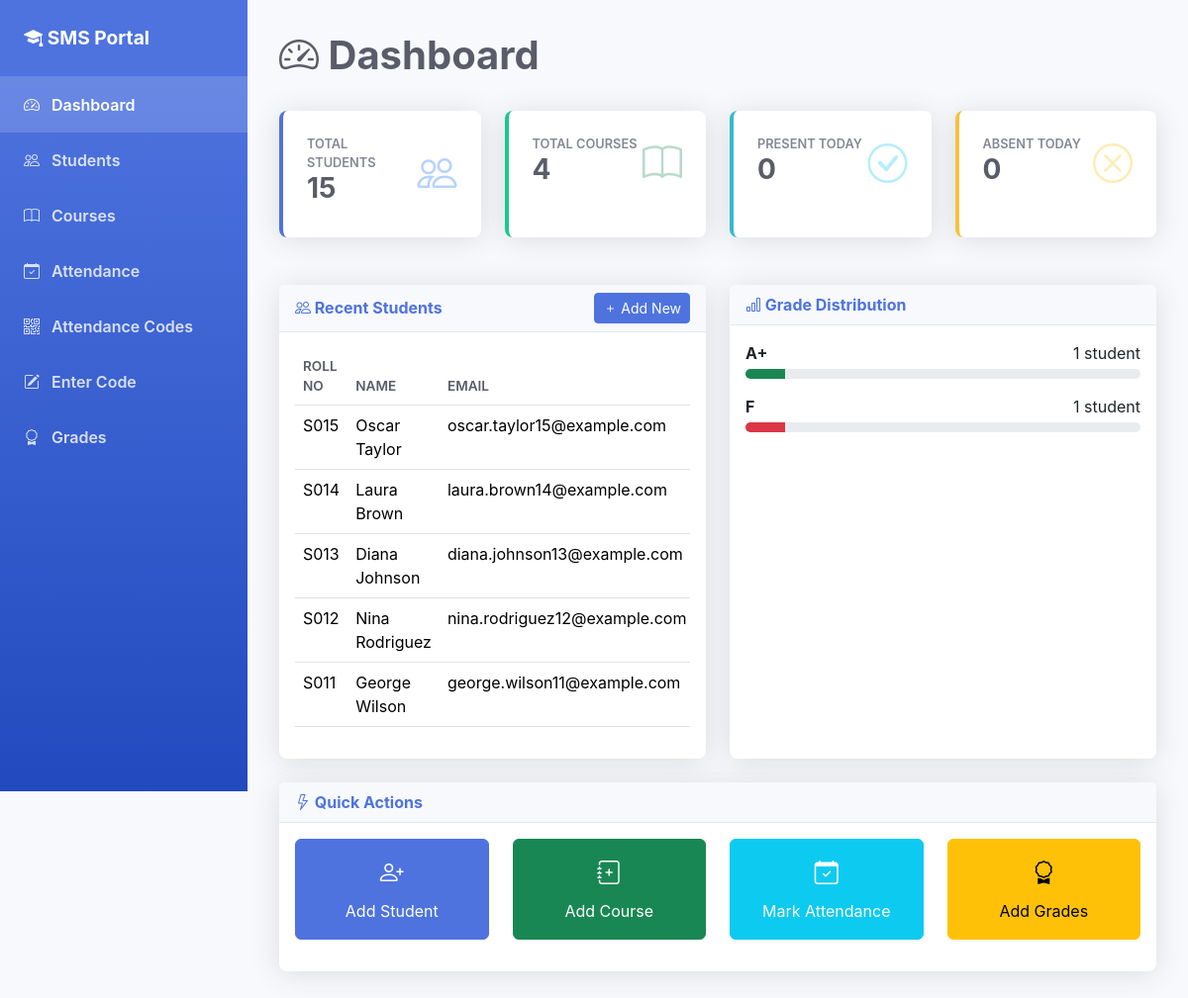
The page / on the database its author committed.
### students/models.py (models this page shows, shortened)
class Student(models.Model):
    GENDER_CHOICES = [
        ('M', 'Male'),
        ('F', 'Female'),
        ('O', 'Other'),
    ]
    roll_number = models.CharField(max_length=20, unique=True)
    first_name = models.CharField(max_length=50)
    last_name = models.CharField(max_length=50)
    email = models.EmailField(unique=True)
    phone = models.CharField(max_length=15, blank=True)
    gender = models.CharField(max_length=1, choices=GENDER_CHOICES, default='M')
    date_of_birth = models.DateField()
    address = models.TextField(blank=True)
    enrollment_date = models.DateField(auto_now_add=True)
    courses = models.ManyToManyField(Course, blank=True, related_name='students')
    is_active = models.BooleanField(default=True)
    photo = models.ImageField(upload_to='student_photos/', blank=True, null=True)
    created_at = models.DateTimeField(auto_now_add=True)
    updated_at = models.DateTimeField(auto_now=True)
    @property
    def full_name(self):
        return f"{self.first_name} {self.last_name}"
    class Meta:
        ordering = ['roll_number']

### students/views.py (the view)
# urls.py: path('', views.dashboard, name='dashboard'),
def dashboard(request):
    total_students = Student.objects.filter(is_active=True).count()
    total_courses = Course.objects.count()
    total_attendance = Attendance.objects.count()
    recent_students = Student.objects.filter(is_active=True).order_by('-created_at')[:5]
    today = timezone.now().date()
    today_attendance = Attendance.objects.filter(date=today)
    present_today = today_attendance.filter(status='P').count()
    absent_today = today_attendance.filter(status='A').count()
    grade_stats = Grade.objects.values('grade').annotate(count=Count('grade')).order_by('grade')
    context = {
        'total_students': total_students,
        'total_courses': total_courses,
        'total_attendance': total_attendance,
        'recent_students': recent_students,
        'present_today': present_today,
        'absent_today': absent_today,
        'grade_stats': grade_stats,
    }
    return render(request, 'students/dashboard.html', context)

### students/templates/students/dashboard.html (shortened to what this page needs)
{% extends 'students/base.html' %}
{% block content %}
<div class="page-header d-flex justify-content-between align-items-center">
    <h1><i class="bi bi-speedometer2"></i> Dashboard</h1>
</div>
<div class="row mb-4">
    <div class="col-xl-3 col-md-6 mb-4">
        <div class="card stat-card primary h-100">
            <div class="d-flex justify-content-between align-items-center">
                <div>
                    <p>Total Students</p>
                    <h3>{{ total_students }}</h3>
                </div>
                <i class="bi bi-people text-primary" style="font-size: 2.5rem; opacity: 0.3;"></i>
            </div>
        </div>
    </div>
    <div class="col-xl-3 col-md-6 mb-4">
        <div class="card stat-card success h-100">
            <div class="d-flex justify-content-between align-items-center">
                <div>
                    <p>Total Courses</p>
                    <h3>{{ total_courses }}</h3>
                </div>
                <i class="bi bi-book text-success" style="font-size: 2.5rem; opacity: 0.3;"></i>
            </div>
        </div>
    </div>
    <div class="col-xl-3 col-md-6 mb-4">
        <div class="card stat-card info h-100">
            <div class="d-flex justify-content-between align-items-center">
                <div>
                    <p>Present Today</p>
                    <h3>{{ present_today }}</h3>
                </div>
                <i class="bi bi-check-circle text-info" style="font-size: 2.5rem; opacity: 0.3;"></i>
            </div>
        </div>
    </div>
    <div class="col-xl-3 col-md-6 mb-4">
        <div class="card stat-card warning h-100">
            <div class="d-flex justify-content-between align-items-center">
                <div>
                    <p>Absent Today</p>
                    <h3>{{ absent_today }}</h3>
                </div>
                <i class="bi bi-x-circle text-warning" style="font-size: 2.5rem; opacity: 0.3;"></i>
            </div>
        </div>
    </div>
</div>
<div class="row">
    <div class="col-lg-6 mb-4">
        <div class="card h-100">
            <div class="card-header d-flex justify-content-between align-items-center">
                <span><i class="bi bi-people"></i> Recent Students</span>
                <a href="{% url 'student_create' %}" class="btn btn-sm btn-primary">
                    <i class="bi bi-plus"></i> Add New
                </a>
            </div>
            <div class="card-body">
                {% if recent_students %}
                    <div class="table-responsive">
                        <table class="table table-hover">
                            <thead>
                                <tr>
                                    <th>Roll No</th>
                                    <th>Name</th>
                                    <th>Email</th>
                                </tr>
                            </thead>
                            <tbody>
                                {% for student in recent_students %}
                                <tr>
                                    <td>{{ student.roll_number }}</td>
                                    <td>{{ student.full_name }}</td>
                                    <td>{{ student.email }}</td>
                                </tr>
                                {% endfor %}
                            </tbody>
                        </table>
                    </div>
                {% else %}
                    <p class="text-muted text-center">No students added yet.</p>
                {% endif %}
            </div>
        </div>
    </div>
    <div class="col-lg-6 mb-4">
        <div class="card h-100">
            <div class="card-header">
                <i class="bi bi-bar-chart"></i> Grade Distribution
            </div>
            <div class="card-body">
                {% if grade_stats %}
                    {% for stat in grade_stats %}
                    <div class="mb-3">
                        <div class="d-flex justify-content-between mb-1">
                            <span class="fw-bold">{{ stat.grade }}</span>
                            <span>{{ stat.count }} student{{ stat.count|pluralize }}</span>
                        </div>
                        <div class="progress" style="height: 10px;">
                            <div class="progress-bar
                                {% if stat.grade == 'A+' or stat.grade == 'A' %}bg-success
                                {% elif stat.grade == 'B+' or stat.grade == 'B' %}bg-info
                                {% elif stat.grade == 'C+' or stat.grade == 'C' %}bg-warning
                                {% else %}bg-danger{% endif %}"
                                role="progressbar"
                                style="width: {{ stat.count|default:0 }}0%">
                            </div>
                        </div>
                    </div>
                    {% endfor %}
                {% else %}
                    <p class="text-muted text-center">No grades recorded yet.</p>
                {% endif %}
            </div>
        </div>
    </div>
</div>
<div class="row">
    <div class="col-12">
        <div class="card">
            <div class="card-header">
                <i class="bi bi-lightning"></i> Quick Actions
            </div>
            <div class="card-body">
                <div class="row">
                    <div class="col-md-3 mb-3">
                        <a href="{% url 'student_create' %}" class="btn btn-primary w-100 py-3">
                            <i class="bi bi-person-plus d-block mb-2" style="font-size: 1.5rem;"></i>
                            Add Student
                        </a>
                    </div>
                    <div class="col-md-3 mb-3">
                        <a href="{% url 'course_create' %}" class="btn btn-success w-100 py-3">
                            <i class="bi bi-journal-plus d-block mb-2" style="font-size: 1.5rem;"></i>
                            Add Course
                        </a>
                    </div>
                    <div class="col-md-3 mb-3">
                        <a href="{% url 'bulk_attendance' %}" class="btn btn-info w-100 py-3 text-white">
                            <i class="bi bi-calendar-check d-block mb-2" style="font-size: 1.5rem;"></i>
                            Mark Attendance
                        </a>
                    </div>
                    <div class="col-md-3 mb-3">
                        <a href="{% url 'grade_create' %}" class="btn btn-warning w-100 py-3">
                            <i class="bi bi-award d-block mb-2" style="font-size: 1.5rem;"></i>
                            Add Grades
                        </a>
                    </div>
                </div>
            </div>
        </div>
    </div>
</div>
{% endblock %}

### students/templates/students/base.html (style rules this page uses)
:root { --primary-color: #4e73df; --secondary-color: #858796; --success-color: #1cc88a; --info-color: #36b9cc; --warning-color: #f6c23e; --danger-color: #e74a3b; }
body { background-color: #f8f9fc; font-family: 'Nunito', -apple-system, BlinkMacSystemFont, 'Segoe UI', Roboto, sans-serif; }
.card { border: none; box-shadow: 0 0.15rem 1.75rem 0 rgba(58, 59, 69, 0.15); border-radius: 0.5rem; }
.card-header { background-color: #f8f9fc; border-bottom: 1px solid #e3e6f0; font-weight: 700; color: var(--primary-color); }
.stat-card { border-left: 4px solid; padding: 1.5rem; }
.stat-card.primary { border-color: var(--primary-color); }
.stat-card.success { border-color: var(--success-color); }
.stat-card.info { border-color: var(--info-color); }
.stat-card.warning { border-color: var(--warning-color); }
.stat-card h3 { font-size: 1.75rem; font-weight: 700; color: #5a5c69; }
.stat-card p { color: var(--secondary-color); font-weight: 600; text-transform: uppercase; font-size: 0.8rem; margin: 0; }
.btn-primary { background-color: var(--primary-color); border-color: var(--primary-color); }
.table th { font-weight: 600; color: #5a5c69; text-transform: uppercase; font-size: 0.85rem; }
.page-header { margin-bottom: 1.5rem; }
.page-header h1 { color: #5a5c69; font-weight: 700; }

### rows shown on the page
Student: roll_number "S015", full_name "Oscar Taylor", email "oscar.taylor15@example.com"
Student: roll_number "S014", full_name "Laura Brown", email "laura.brown14@example.com"
Student: roll_number "S013", full_name "Diana Johnson", email "diana.johnson13@example.com"
Student: roll_number "S012", full_name "Nina Rodriguez", email "nina.rodriguez12@example.com"
Student: roll_number "S011", full_name "George Wilson", email "george.wilson11@example.com"

### other values the page prints
{{ total_students }} "15"
{{ total_courses }} "4"
{{ present_today }} "0"
{{ absent_today }} "0"
{{ stat.grade }} "A+" "F"
{{ stat.count }} "1" "1"
